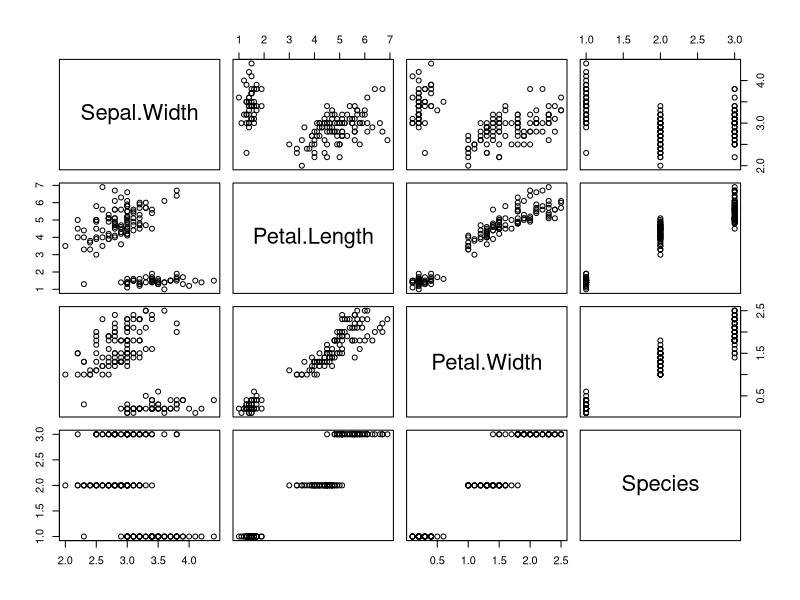

The R source for this figure:
## ---- chunk 1
str(iris)
plot(iris[, -1])
## ---- chunk 2
#| echo: false
2 * 2
## ---- chunk 3

